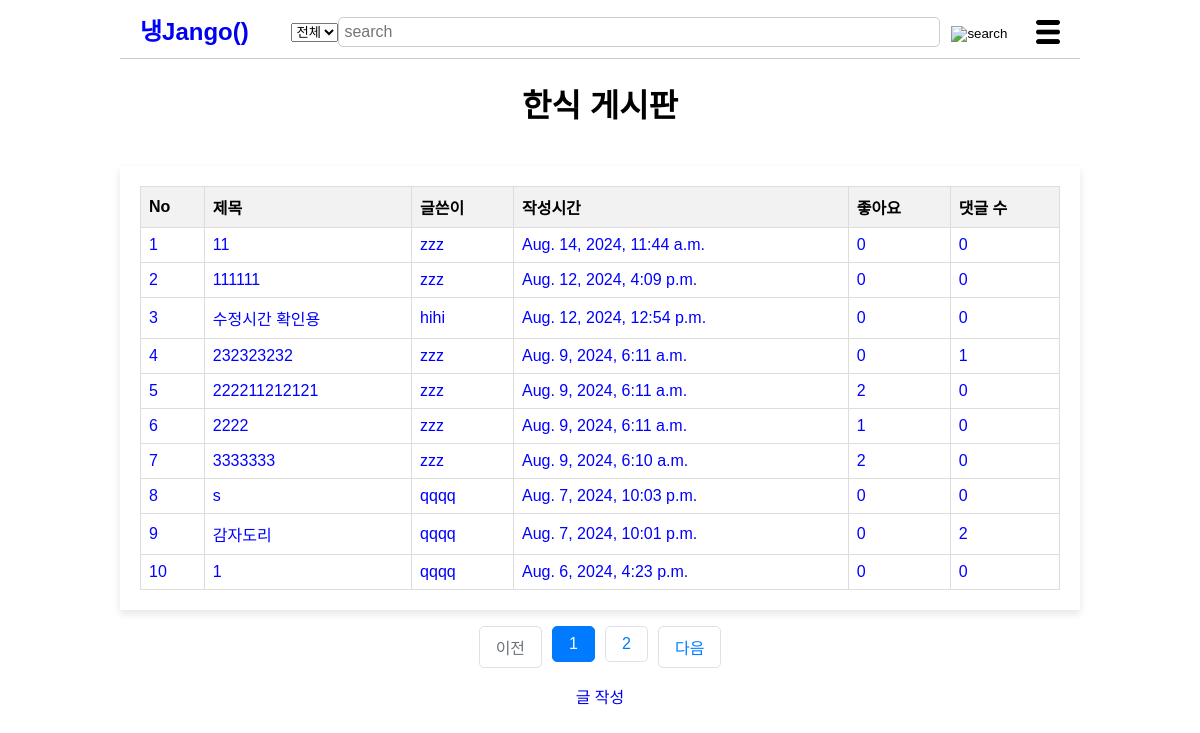
The app's page /koreapost/, older data.
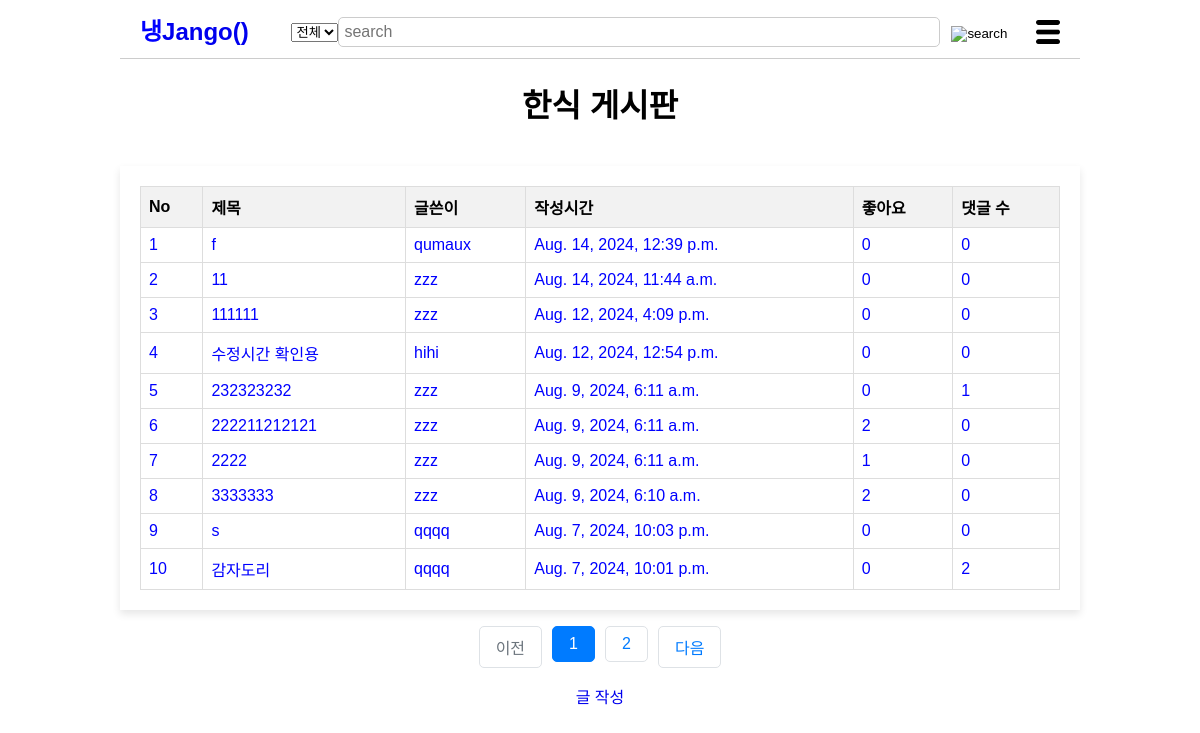
The same page, newer data.
### post/models.py (models this page shows, shortened)
class Post(models.Model):
    title = models.CharField(max_length=200)
    cooktime = models.IntegerField()
    ingredient = models.TextField()
    cookmethod = models.TextField()
    created_at=models.DateTimeField(auto_now_add=True)
    writer=models.ForeignKey(User, on_delete=models.CASCADE)
    like_users=models.ManyToManyField(settings.AUTH_USER_MODEL, related_name='like_posts', blank=True)
    updated_at=models.DateTimeField(null=True, blank=True, auto_now=True)
    category = models.ForeignKey(Category, on_delete=models.CASCADE)

### post/views/post_views.py (the view)
# urls.py: path('<str:category_name>/',list, name='list'),
def list(request, category_name):
    request.session['previous_page'] = request.get_full_path()
    category = get_object_or_404(Category, name=category_name)
    posts = Post.objects.filter(category=category).annotate(comment_count=Count('comment')).order_by('-created_at')
    page=request.GET.get('page', '1')
    paginator=Paginator(posts, 10)
    page_obj=paginator.get_page(page)
    context={
        'list': page_obj,
        }
    if category_name=="koreapost":
        return render(request, 'koreapost.html', context)
    elif category_name=="chinapost":
        return render(request, 'chinapost.html', context)
    elif category_name=="japanpost":
        return render(request, 'japanpost.html', context)
    else:
        return render(request, '404.html')

### post/templates/koreapost.html (shortened to what this page needs)
<!DOCTYPE html>
<html lang="ko">
    <head>
        {% load static %}
        <link rel="stylesheet" href="{%static 'css/styles-koreapost.css' %}">
</head>
<body>
    <header>
            <div class="logo"><a href="{% url 'post:main' %}">
                <span class="blue">냉</span>Jango() </a>
            </div>
            <form method="POST" action="{% url 'post:search' user.id %}">
                <div class="search-bar">
                    <select name="search_select">
                        <option value="전체">전체</option>
                    </select>
                    <input type="text" placeholder="search" name="searched">
                    <button><img src="{% static 'image/search-icon.png' %}" alt="search"></button>
                </div>
            </form>
            <div class="menu-icon">
                <img src="{% static 'image/menu-icon.png' %}" alt="menu">
            </div>
        </header>
        <h1>한식 게시판</h1>
        <br>
        <div class="container">
            <table>
                <thead>
                    <tr>
                        <th>No</th>
                        <th>제목</th>
                        <th>글쓴이</th>
                        <th>작성시간</th>
                        <th>좋아요</th>
                        <th>댓글 수</th>
                    </tr>
                </thead>
                <tbody>
                    {% for post in list %}
                    <tr class="fixed" data-href="{% url 'post:show' post.id %}">
                        <td>{{ forloop.counter }}</td>
                        <td>{{ post.title }}</td>
                        <td>{{ post.writer }}</td>
                        <td>{{ post.created_at }}</td>
                        <td>{{ post.like_users.all.count }}</td>
                        <td>{{ post.comment_count }}</td>
                    </tr>
                    {% endfor %}
                </tbody>
            </table>
        </div>
        <ul class="pagination justify-content-center">
            {% if list.has_previous %}
                <li class="page-item">
                    <a class="page-link" href="?page={{ list.previous_page_number }}">이전</a>
                </li>
            {% else %}
                <li class="page-item disabled">
                    <a class="page-link" tabindex="-1" aria-disabled="true" href="#">이전</a>
                </li>
            {% endif %}
            {% for page_number in list.paginator.page_range %}
            {% if page_number >= list.number|add:-5 and page_number <= list.number|add:5 %}
            {% if page_number == list.number %}
                <li class="page-item active" aria-current="page">
                    <a class="page-link" href="?page={{ page_number }}">{{ page_number }}</a>
                </li>
            {% else %}
                <li class="page-item">
                    <a class="page-link" href="?page={{ page_number }}">{{ page_number }}</a>
                </li>
            {% endif %}
            {% endif %}
            {% endfor %}
            {% if list.has_next %}
                <li class="page-item">
                    <a class="page-link" href="?page={{ list.next_page_number }}">다음</a>
                </li>
            {% else %}
                <li class="page-item disabled">
                    <a class="page-link" tabindex="-1" aria-disabled="true" href="#">다음</a>
                </li>
            {% endif %}
        </ul>
    <a href="{% url 'post:write' %}">글 작성</a>
    </body>
</html>

Row changes from the older to the newer data that the page shows:
no longer on this page (row unchanged): Post: title "1", writer "qqqq", created_at "Aug. 6, 2024, 4:23 p.m.", like_users.all.count "0", comment_count "0"
added Post: title "f", writer "qumaux", created_at "Aug. 14, 2024, 12:39 p.m.", like_users.all.count "0", comment_count "0"
